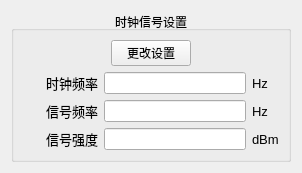
<?xml version="1.0" encoding="UTF-8"?>
<ui version="4.0">
 <class>SignalSettingsWidgetClass</class>
 <widget class="QWidget" name="SignalSettingsWidgetClass">
  <property name="geometry">
   <rect>
    <x>0</x>
    <y>0</y>
    <width>302</width>
    <height>154</height>
   </rect>
  </property>
  <property name="windowTitle">
   <string>时钟信号设置</string>
  </property>
  <layout class="QGridLayout" name="gridLayout">
   <item row="0" column="0">
    <widget class="QGroupBox" name="groupBox_2">
     <property name="title">
      <string>时钟信号设置</string>
     </property>
     <property name="alignment">
      <set>Qt::AlignCenter</set>
     </property>
     <layout class="QGridLayout" name="gridLayout_3">
      <item row="1" column="0" colspan="3">
       <layout class="QGridLayout" name="gridLayout_4">
        <item row="0" column="0">
         <widget class="QLabel" name="labl_14">
          <property name="minimumSize">
           <size>
            <width>75</width>
            <height>0</height>
           </size>
          </property>
          <property name="maximumSize">
           <size>
            <width>75</width>
            <height>16777215</height>
           </size>
          </property>
          <property name="font">
           <font>
            <family>Arial</family>
            <pointsize>10</pointsize>
           </font>
          </property>
          <property name="text">
           <string>时钟频率</string>
          </property>
          <property name="alignment">
           <set>Qt::AlignRight|Qt::AlignTrailing|Qt::AlignVCenter</set>
          </property>
         </widget>
        </item>
        <item row="0" column="1">
         <widget class="QLineEdit" name="clockFreqLineEdit">
          <property name="sizePolicy">
           <sizepolicy hsizetype="Preferred" vsizetype="Fixed">
            <horstretch>0</horstretch>
            <verstretch>0</verstretch>
           </sizepolicy>
          </property>
         </widget>
        </item>
        <item row="1" column="0">
         <widget class="QLabel" name="labl_15">
          <property name="font">
           <font>
            <family>Arial</family>
            <pointsize>10</pointsize>
           </font>
          </property>
          <property name="text">
           <string>信号频率</string>
          </property>
          <property name="alignment">
           <set>Qt::AlignRight|Qt::AlignTrailing|Qt::AlignVCenter</set>
          </property>
         </widget>
        </item>
        <item row="2" column="0">
         <widget class="QLabel" name="labl_17">
          <property name="font">
           <font>
            <family>Arial</family>
            <pointsize>10</pointsize>
           </font>
          </property>
          <property name="text">
           <string>信号强度</string>
          </property>
          <property name="alignment">
           <set>Qt::AlignRight|Qt::AlignTrailing|Qt::AlignVCenter</set>
          </property>
         </widget>
        </item>
        <item row="2" column="2">
         <widget class="QLabel" name="labl_18">
          <property name="font">
           <font>
            <family>Arial</family>
            <pointsize>10</pointsize>
           </font>
          </property>
          <property name="text">
           <string>dBm</string>
          </property>
         </widget>
        </item>
        <item row="0" column="2">
         <widget class="QLabel" name="labl_25">
          <property name="minimumSize">
           <size>
            <width>20</width>
            <height>0</height>
           </size>
          </property>
          <property name="maximumSize">
           <size>
            <width>20</width>
            <height>16777215</height>
           </size>
          </property>
          <property name="font">
           <font>
            <family>Arial</family>
            <pointsize>10</pointsize>
           </font>
          </property>
          <property name="text">
           <string>Hz</string>
          </property>
         </widget>
        </item>
        <item row="1" column="1">
         <widget class="QLineEdit" name="signalFreqLineEdit">
          <property name="sizePolicy">
           <sizepolicy hsizetype="Preferred" vsizetype="Fixed">
            <horstretch>0</horstretch>
            <verstretch>0</verstretch>
           </sizepolicy>
          </property>
         </widget>
        </item>
        <item row="1" column="2">
         <widget class="QLabel" name="labl_26">
          <property name="font">
           <font>
            <family>Arial</family>
            <pointsize>10</pointsize>
           </font>
          </property>
          <property name="text">
           <string>Hz</string>
          </property>
         </widget>
        </item>
        <item row="2" column="1">
         <widget class="QLineEdit" name="signalPowerLineEdit">
          <property name="sizePolicy">
           <sizepolicy hsizetype="Preferred" vsizetype="Fixed">
            <horstretch>0</horstretch>
            <verstretch>0</verstretch>
           </sizepolicy>
          </property>
         </widget>
        </item>
       </layout>
      </item>
      <item row="0" column="1">
       <widget class="QPushButton" name="pushButtonChangeSettingsClass">
        <property name="text">
         <string>更改设置</string>
        </property>
       </widget>
      </item>
      <item row="0" column="0">
       <spacer name="horizontalSpacer">
        <property name="orientation">
         <enum>Qt::Horizontal</enum>
        </property>
        <property name="sizeHint" stdset="0">
         <size>
          <width>40</width>
          <height>20</height>
         </size>
        </property>
       </spacer>
      </item>
      <item row="0" column="2">
       <spacer name="horizontalSpacer_2">
        <property name="orientation">
         <enum>Qt::Horizontal</enum>
        </property>
        <property name="sizeHint" stdset="0">
         <size>
          <width>40</width>
          <height>20</height>
         </size>
        </property>
       </spacer>
      </item>
     </layout>
    </widget>
   </item>
  </layout>
 </widget>
 <resources/>
 <connections/>
</ui>
